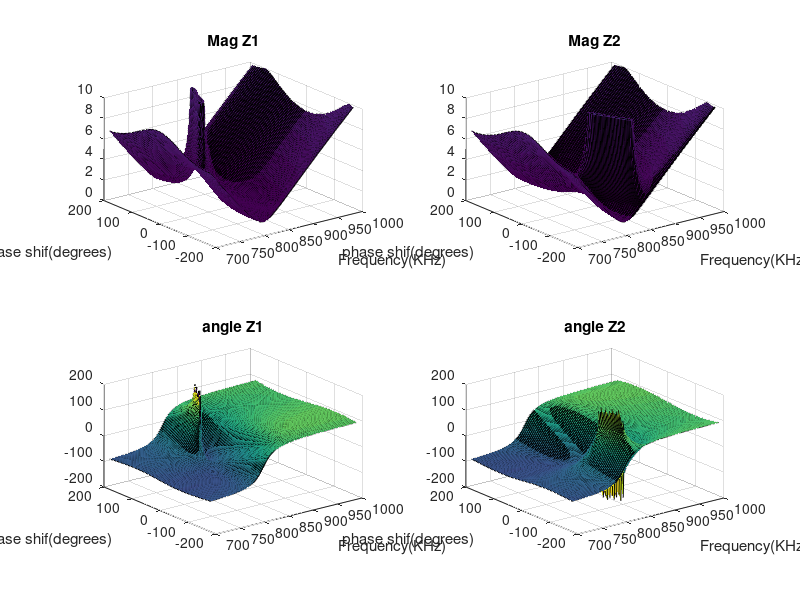

Write the MATLAB code that produced this figure. (Note: this script raises an error after producing the figure.)
clear
kt = -0.05;
Rs = 1;
Ls = 4.5e-6;
Cs = 8.2e-9;
M = kt*Ls;
Vs = 1;
phi = -180:5:180;
freq = (700e3:1e3:1e6);
W = 2 * pi * freq;
Z1 = zeros( length(phi) , length(freq) );
Z2 = zeros( length(phi) , length(freq) );
for phi_i = phi
    phi_rad = phi_i * pi / 180;
    V1 = Vs ;
    V2 = Vs * exp(1i*phi_rad);
    Zs = Rs + 1 ./ (1i*W*Cs ) + 1i * W * Ls;
    I1 = Vs * (Zs - exp(1i*phi_rad)*1i * W * M) ./ ( Zs.^2 + (W * M).^2 );
    I2 = Vs * (exp(1i*phi_rad)*Zs - 1i * W * M) ./ ( Zs.^2 + (W * M).^2 );
    % figure
    % plot(freq,abs(I1));
    % hold on 
    % plot(freq,abs(I2));
    Z1(phi_i == phi , :) = V1 ./ I1;
    Z2(phi_i == phi , :) = V2 ./ I2;
end
%%
figure();
subplot(2,2,1)
surf( freq / 1000 , phi ,abs(Z1));
title('Mag Z1');
xlabel('Frequency(KHz)');
ylabel('phase shif(degrees)')
zlim([0 10])
subplot(2,2,3)
surf( freq / 1000 , phi ,angle(Z1)*180/pi);
title('angle Z1');
xlabel('Frequency(KHz)');
ylabel('phase shif(degrees)')
subplot(2,2,2)
surf( freq / 1000 , phi ,abs(Z2));
title('Mag Z2');
xlabel('Frequency(KHz)');
ylabel('phase shif(degrees)')
zlim([0 10])
subplot(2,2,4)
surf( freq / 1000, phi ,angle(Z2)*180/pi);
title('angle Z2');
xlabel('Frequency(KHz)');
ylabel('phase shif(degrees)')
%%
test = 90;
figure('Name',"phi = "+ string(test));
subplot(2,2,1)
plot(freq,abs(Z1(phi == test ,:)));
title('Mag Z1');
subplot(2,2,3)
plot(freq,angle(Z1(phi == test ,:))*180/pi);
title('angle Z1');
subplot(2,2,2)
plot(freq,abs(Z2(phi == test ,:)));
title('Mag Z2');
subplot(2,2,4)
plot(freq,angle(Z2(phi == test ,:))*180/pi);
title('angle Z2');